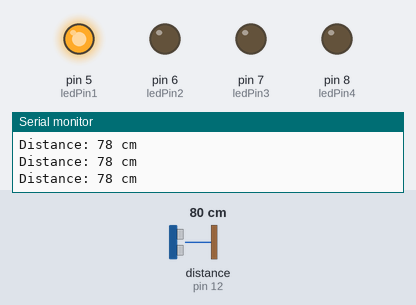
This sketch was run on a simulated Arduino Uno, built with avr-gcc and run on an emulated ATmega328P. Parts: output pins drawn as LEDs (lit = HIGH), the last lines printed to the serial monitor. Wiring (inferred from the names in the program): ultrasonic range finder: trigger pin 11; echo pin 12. The inputs (shaded band) are chosen by the test bench; at power-on: distance to the obstacle (sensor on pin 12) 80 cm. The echo pulse lasts 58.3 µs per cm; pins used as bus, display or sensor lines are not drawn.

Above: at 1.3 s.
1.4 s: distance to the obstacle (sensor on pin 12) set to 33 cm
2.9 s: distance to the obstacle (sensor on pin 12) set to 28 cm
At 4.1 s:
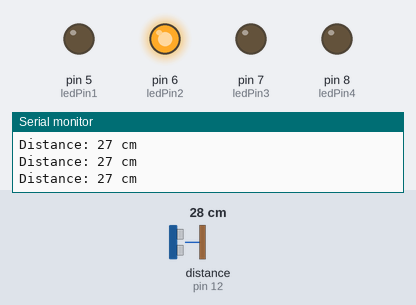
4.5 s: distance to the obstacle (sensor on pin 12) set to 23 cm
6.0 s: distance to the obstacle (sensor on pin 12) set to 18 cm
At 6.9 s:
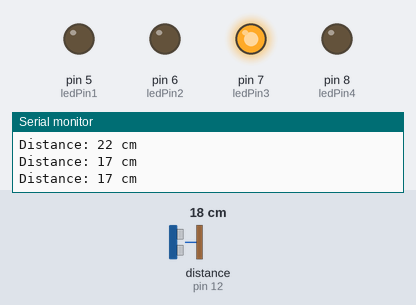
7.5 s: distance to the obstacle (sensor on pin 12) set to 12 cm
9.0 s: distance to the obstacle (sensor on pin 12) set to 9 cm
At 9.5 s:
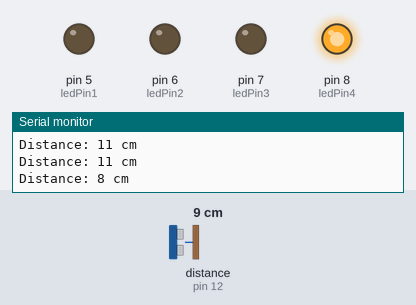
Timing chart, 0 to 11.5 s (numbered marks = the images above; inputs shaded):
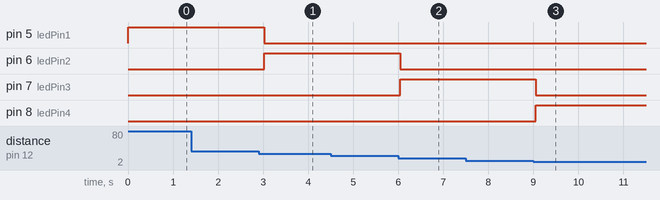

The sketch:

Robot_Basic.ino
```cpp
// আলট্রাসনিক সেন্সরের পিনগুলি
const int trigPin = 11;
const int echoPin = 12;

// LED পিনগুলি (আপনার সার্কিট অনুযায়ী পিন নম্বরগুলি পরিবর্তন করুন)
const int ledPin1 = 5; // প্রথম LED (সবুজ, ধরুন)
const int ledPin2 = 6; // দ্বিতীয় LED (কমলা)
const int ledPin3 = 7; // তৃতীয় LED (কমলা)
const int ledPin4 = 8; // চতুর্থ LED (লাল)

// দূরত্বের ভেরিয়েবল
long duration;
int distanceCm;

void setup() {
  pinMode(trigPin, OUTPUT);
  pinMode(echoPin, INPUT);

  // LED পিনগুলিকে আউটপুট হিসাবে সেট করুন
  pinMode(ledPin1, OUTPUT);
  pinMode(ledPin2, OUTPUT);
  pinMode(ledPin3, OUTPUT);
  pinMode(ledPin4, OUTPUT);

  // শুরুতে সব LED বন্ধ করুন
  digitalWrite(ledPin1, LOW);
  digitalWrite(ledPin2, LOW);
  digitalWrite(ledPin3, LOW);
  digitalWrite(ledPin4, LOW);

  Serial.begin(9600); // দূরত্বের মান দেখতে
}

void loop() {
  // আলট্রাসনিক সেন্সর থেকে দূরত্ব পরিমাপ করুন
  digitalWrite(trigPin, LOW);
  delayMicroseconds(2);
  digitalWrite(trigPin, HIGH);
  delayMicroseconds(10);
  digitalWrite(trigPin, LOW);

  duration = pulseIn(echoPin, HIGH);
  distanceCm = duration * 0.034 / 2; // দূরত্ব সেন্টিমিটারে

  Serial.print("Distance: ");
  Serial.print(distanceCm);
  Serial.println(" cm");

  // --- LED নিয়ন্ত্রণ লজিক ---

  // শুরুতে সব LED বন্ধ করুন
  digitalWrite(ledPin1, LOW);
  digitalWrite(ledPin2, LOW);
  digitalWrite(ledPin3, LOW);
  digitalWrite(ledPin4, LOW);

  // দূরত্বের উপর ভিত্তি করে LED জ্বালা/নেভানো
  if (distanceCm < 10) {
    // খুব কাছে (10 cm-এর কম) - লাল LED জ্বালাবে
    digitalWrite(ledPin4, HIGH);
  } else if (distanceCm >= 10 && distanceCm < 20) {
    // কাছাকাছি (10 থেকে 20 cm) - কমলা LED জ্বালাবে
    digitalWrite(ledPin3, HIGH);
  } else if (distanceCm >= 20 && distanceCm < 30) {
    // মাঝারি দূরত্ব (20 থেকে 30 cm) - অন্য কমলা LED জ্বালাবে
    digitalWrite(ledPin2, HIGH);
  } else {
    // দূরে (30 cm-এর বেশি) - সবুজ LED জ্বালাবে
    digitalWrite(ledPin1, HIGH);
  }

  delay(500); // 0.5 সেকেন্ড অপেক্ষা করুন
}
```

Measured:
- the behaviour switches between 31 and 30 cm on distance to the obstacle (sensor on pin 12) (found by bisection; images 0 and 1)
- the behaviour switches between 21 and 20 cm on distance to the obstacle (sensor on pin 12) (found by bisection; images 1 and 2)
- the behaviour switches between 11 and 10 cm on distance to the obstacle (sensor on pin 12) (found by bisection; images 2 and 3)
- after the input at 2.9 s, pin 5 (ledPin1): HIGH → LOW after 0.13 s; pin 6 (ledPin2): LOW → HIGH after 0.13 s
- after the input at 6.0 s, pin 6 (ledPin2): HIGH → LOW at once; pin 7 (ledPin3): LOW → HIGH at once
- after the input at 9.0 s, pin 7 (ledPin3): HIGH → LOW after 0.05 s; pin 8 (ledPin4): LOW → HIGH after 0.05 s
